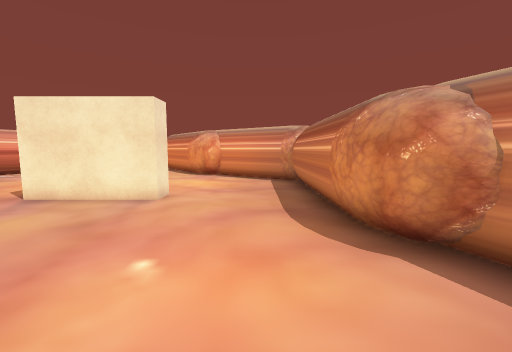
[1] (above)

12 first-person views from a walk through a Unity game level. The camera is 1.5 m above the floor, tilts 6° down and sees 90° across. The floor is counted in squares, 1 m on a side. Each view is taken from the middle of a square. On the plan, view 1 faces up. The plan holds only what a view shows up to about 13 squares ahead; the rest is blank. The place goes on beyond the plan. The player is left out. Some surface patterns are stand-ins.

[2]
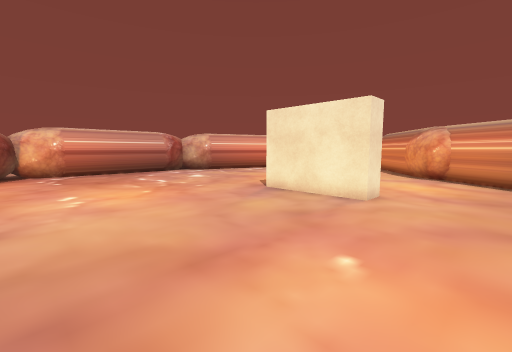

[3]
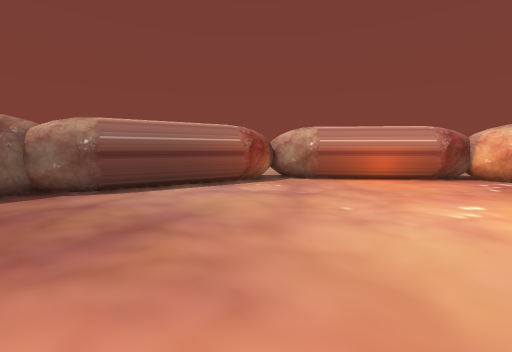

[4]
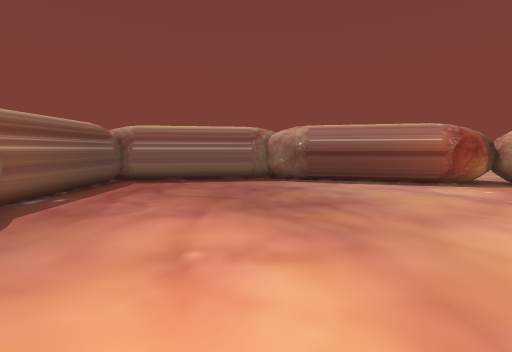

[5]
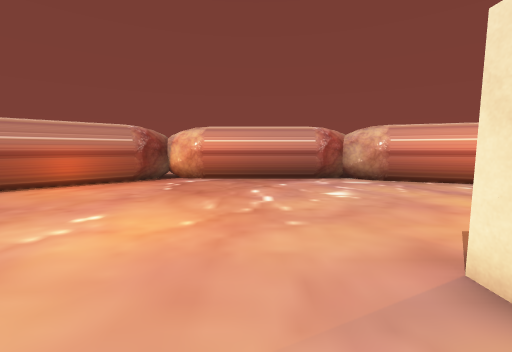

[6]
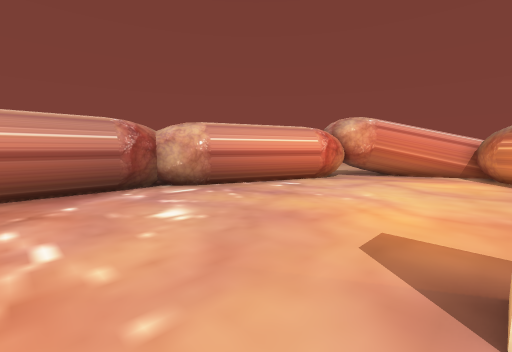

[7]
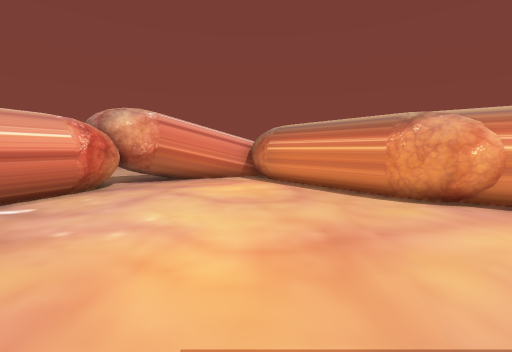

[8]
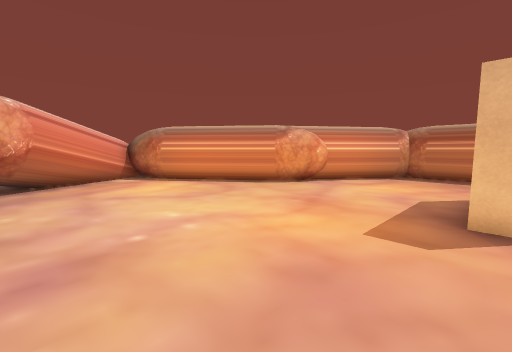

[9]
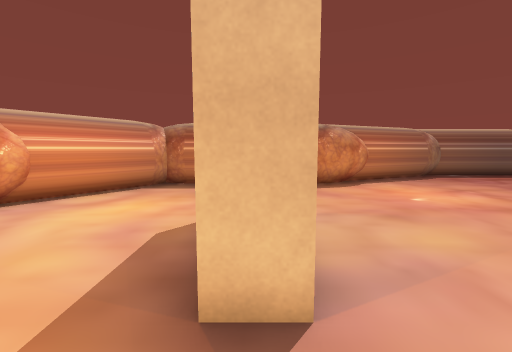

[10]
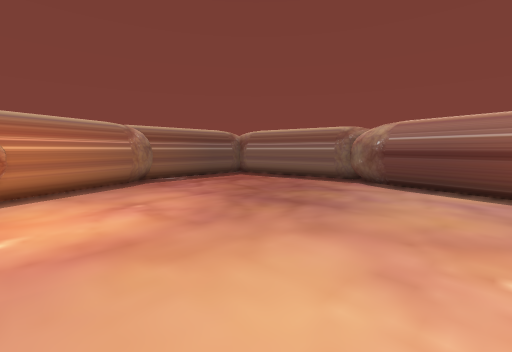

[11]
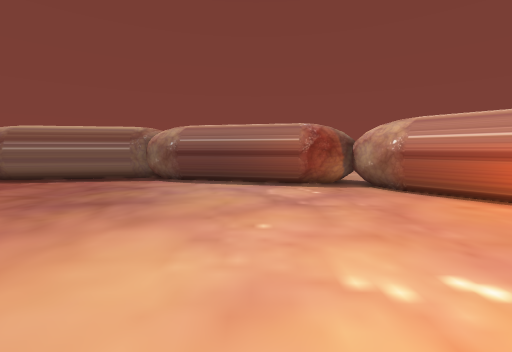

[12]
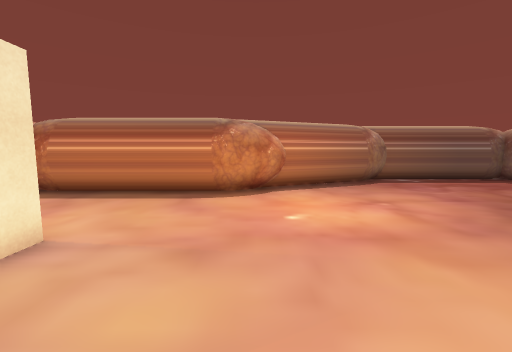

### Floor plan
Key: @ floor where view 1 was taken; # wall or solid block; . floor; O other object.
Columns run from 17 left of view 1 to 5 right of it. Each row starts with its distance up from view 1.
 21       #####
 20     ###...#
 19    ###....##
 18    #.......##
 17    #........##
 16    #.........#
 15   ##.........###
 14   #............###
 13   #..............##
 12  ##...............##
 11  #.................#
 10 ##.................#
  9 #..................#
  8 #.........OOOOO....#
  7 #..................#
  6 #..................#
  5 #..................#
  4 #..................#
  3 #..................##
  2 #...................##
  1 #....................#
  0 ##...............@...#
 -1  ##..................##
 -2   ##..................#
 -3    ##.................#
 -4     #.................#
 -5     ##................#
 -6      ##...............#
 -7       ######..........#
 -8            #####..#####
 -9               #####

Positions as (right, up) in squares from view 1, and headings:
1: (0, 0), facing up
2: (0, 0), facing up-left
3: (-1, 2), facing down-left
4: (-1, 4), facing down
5: (-4, 5), facing left
6: (-7, 5), facing up-left
7: (-8, 8), facing up
8: (-13, 8), facing up-right
9: (-9, 8), facing right
10: (-7, 3), facing down-right
11: (-7, 4), facing down
12: (-7, 4), facing right
